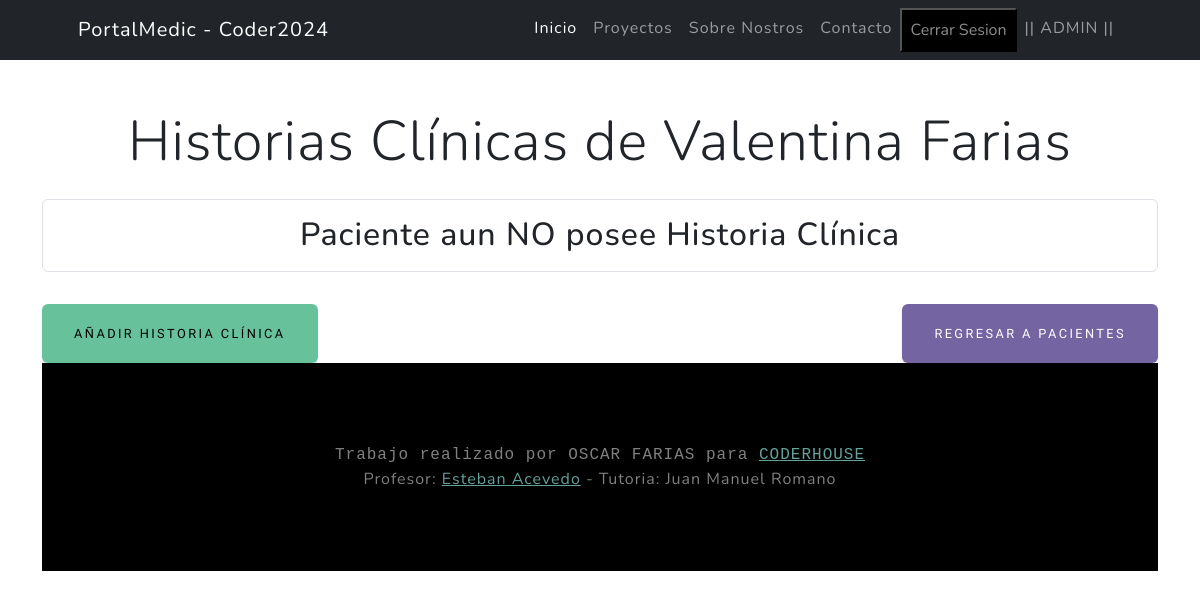
The app's page /pacientes/pacientes/4/ver/ (signed in), older data.
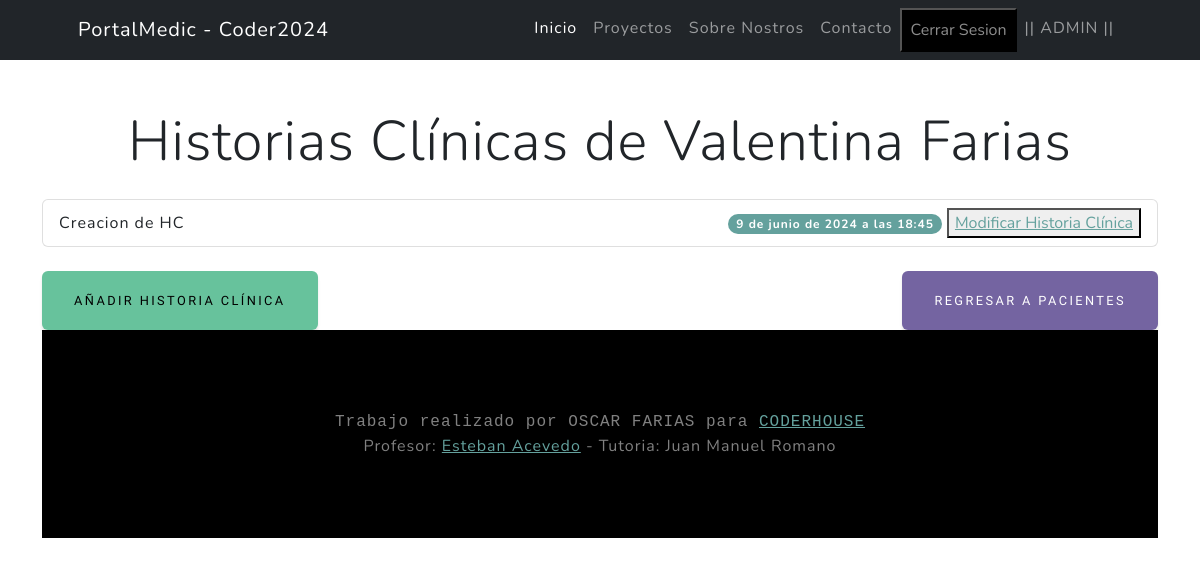
The same page, newer data.
### pacientes/models.py (models this page shows, shortened)
class HistoriaClinica(models.Model):
    paciente = models.OneToOneField(Paciente, on_delete=models.CASCADE, related_name='historia_clinica')
    contenido = models.TextField()
    fecha_creacion = models.DateTimeField(auto_now_add=True)

### pacientes/views.py (the view)
# urls.py: path("pacientes/<int:pk>/ver/", ver_historia, name='ver_historia'),
@login_required
def ver_historia(request, pk):
    paciente = get_object_or_404(Paciente, id=pk)
    historias = HistoriaClinica.objects.filter(paciente=paciente).order_by('-fecha_creacion')
    return render(request, 'pacientes/ver_historia.html', {'paciente': paciente, 'historias': historias})

### pacientes/templates/pacientes/ver_historia.html (shortened to what this page needs)
{% extends 'core/base.html' %}
{% load static %}
{% block content %}
<div class="container mt-5">
    <div class="row">
        <div class="col-12">
            <h1 class="display-4 text-center">Historias Clínicas de {{ paciente.nombre }} {{ paciente.apellido }}</h1>
            <ul class="list-group mt-4">
                {% if historias %}
                    {% for historia in historias %}
                    <li class="list-group-item d-flex justify-content-between align-items-center">
                        <span>{{ historia.contenido }}</span>
                        <div class="justify-content-between">
                            <span class="badge bg-primary rounded-pill">{{ historia.fecha_creacion }}</span>
                            <button><a href="{% url 'pacientes:modificar_hc' pk=paciente.id %}">Modificar Historia Clínica</a></button>
                        </div>
                        </li>
                {% endfor %}
                {% else %}
                <h2 class="p-3 border rounded text-center">Paciente aun NO posee Historia Clínica</h2>
                {% endif %}
            </ul>
            <div class="mt-4 d-flex justify-content-between">
                <a href="{% url 'pacientes:guardar_historia' paciente.id %}" class="btn btn-success">Añadir historia clínica</a>
                <a href="{% url 'pacientes:pacientes_list' %}" class="btn btn-secondary">Regresar a Pacientes</a>
            </div>
        </div>
    </div>
{% endblock content %}

Row changes from the older to the newer data that the page shows:
added HistoriaClinica: contenido "Creacion de HC", fecha_creacion "9 de junio de 2024 a las 18:45"
Text that changed along with them:
text no longer shown: "Paciente aun NO posee Historia Clínica"
